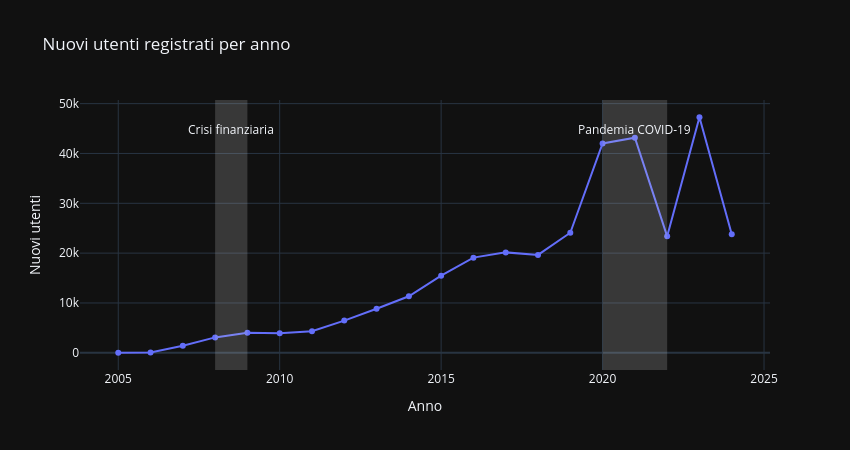

Source (notebook cell):
### Markdown cell above
## Crescita della community nel tempo a livello globale

### Code cell
df = df_profiles.copy()
df["joined"] = pd.to_datetime(df["joined"], errors="coerce")
df["joined_year"] = df["joined"].dt.year
users_per_year = (
    df.dropna(subset=["joined_year"]).groupby("joined_year")["username"].nunique().reset_index(name="new_users")
)
users_per_year["joined_year"] = users_per_year["joined_year"].astype(int)
users_per_year = users_per_year[users_per_year["joined_year"].between(2005, 2024)]
fig = px.line(
    users_per_year, x="joined_year", y="new_users", markers=True, title="Nuovi utenti registrati per anno",
    labels={
        "joined_year": "Anno", "new_users": "Nuovi utenti"
    }
)
fig.add_vrect(x0=2008, x1=2009, fillcolor="lightgrey", opacity=0.2, line_width=0)
fig.add_vrect(x0=2020, x1=2022, fillcolor="lightgrey", opacity=0.2, line_width=0)
fig.add_annotation(
    x=2008.5, y=users_per_year["new_users"].max() * 0.95, text="Crisi finanziaria", showarrow=False
)
fig.add_annotation(
    x=2021, y=users_per_year["new_users"].max() * 0.95, text="Pandemia COVID-19", showarrow=False
)
fig.update_layout(
    width=850, height=450
)
fig.show()

### Figure 1 — Plotly figure (JSON) as saved in the notebook; plotly's stock layout.template omitted (floating-point values rounded to 4 significant figures)
{"data": [{"hovertemplate": "Anno=%{x}<br>Nuovi utenti=%{y}<extra></extra>", "legendgroup": "", "line": {"color": "#636efa", "dash": "solid"}, "marker": {"symbol": "circle"}, "mode": "lines+markers", "name": "", "orientation": "v", "showlegend": false, "x": [2005, 2006, 2007, 2008, 2009, 2010, 2011, 2012, 2013, 2014, 2015, 2016, 2017, 2018, 2019, 2020, 2021, 2022, 2023, 2024], "xaxis": "x", "y": [9, 64, 1422, 3091, 4026, 3919, 4336, 6458, 8851, 11352, 15479, 19099, 20152, 19648, 24098, 42019, 43170, 23375, 47271, 23789], "yaxis": "y", "type": "scatter"}], "layout": {"xaxis": {"anchor": "y", "domain": [0.0, 1.0], "title": {"text": "Anno"}}, "yaxis": {"anchor": "x", "domain": [0.0, 1.0], "title": {"text": "Nuovi utenti"}}, "legend": {"tracegroupgap": 0}, "title": {"text": "Nuovi utenti registrati per anno"}, "shapes": [{"fillcolor": "lightgrey", "line": {"width": 0}, "opacity": 0.2, "type": "rect", "x0": 2008, "x1": 2009, "xref": "x", "y0": 0, "y1": 1, "yref": "y domain"}, {"fillcolor": "lightgrey", "line": {"width": 0}, "opacity": 0.2, "type": "rect", "x0": 2020, "x1": 2022, "xref": "x", "y0": 0, "y1": 1, "yref": "y domain"}], "annotations": [{"showarrow": false, "text": "Crisi finanziaria", "x": 2008.0, "y": 44910.0}, {"showarrow": false, "text": "Pandemia COVID-19", "x": 2021, "y": 44910.0}], "width": 850, "height": 450}}
